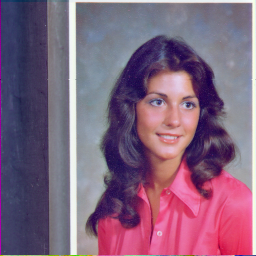
#> input picture python/Unidad_2/female.tiff, 256 x 256 px
$ python ej8.py
#> lines starting #> are read from the running program, lines starting #| are printed output that depends on the picture
# Aplique a una imagen grayscale la transformación necesaria para que su
# histograma cubra todo el rango dinámico (stretching). Intente hacer lo mismo
# utilizando el comando imadjust. ¿Cómo haría si la imagen es truecolor?

import numpy as np
import matplotlib.pyplot as plt
from skimage import img_as_float
from skimage.io import imread
from skimage.exposure import rescale_intensity
import tkinter as tk
from tkinter import filedialog

def plot_img_hist(img, num_plot, title):
    '''
    Plots de imagen e histograma
    '''
    # Imagen
    plt.subplot(num_plot)
    plt.imshow(img, cmap='gray')
    plt.title(title)
    # Histograma
    plt.subplot(num_plot + 2)
    plt.hist(img_as_float(img).ravel(), bins=256)
    plt.xlim(0, 1)

def file_read():
    file_path = filedialog.askopenfilename()
#> the answer given: female.tiff
    return file_path

try:
    # Busco imagen y obtengo su ruta
    root = tk.Tk()
    root.withdraw()
    img_gray = imread(file_read()) # Tigre
#> img_gray is the input picture: shape (256, 256, 3); mean R, G, B 129.2, 99.3, 125.2
    p2, p98 = np.percentile(img_gray, (2, 98))
#> p2 = 24; p98 = 241
    img_gray_stretch = rescale_intensity(img_gray, in_range=(p2, p98))
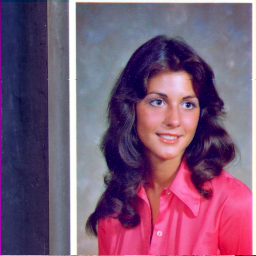
#> img_gray_stretch: shape (256, 256, 3); mean R, G, B 123.1, 88.3, 118.4
    plot_img_hist(img_gray, 221, 'Tigre')
    plot_img_hist(img_gray_stretch, 222, 'Tigre stretching')

    plt.show()
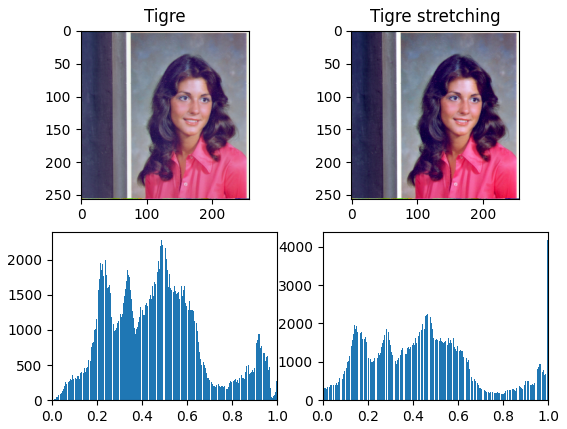
#> figure drawn by matplotlib, 4 panels; panel 2: tallest bar 2278 high, from x = 0.482 to 0.486; panel 4: tallest bar 4171 high, from x = 0.996 to 1
except:
    print('Cerraste la ventana!')

print('👋🏽')
root.destroy()
